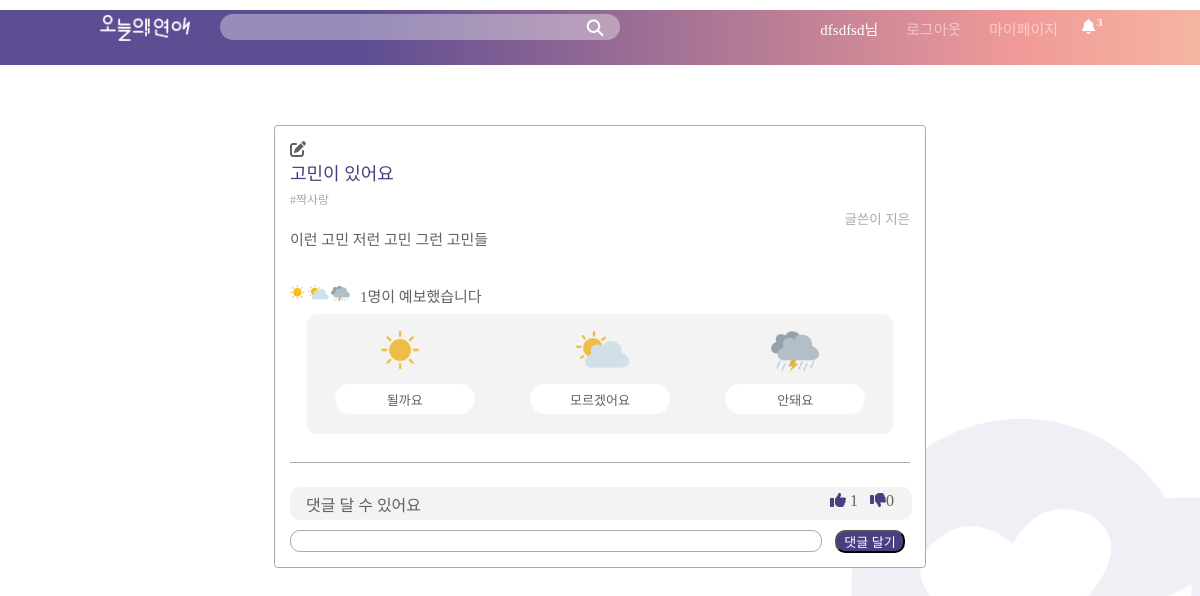
Screenshot of /home/8/ (signed in) with the database file from the repository.
### feedpage/models.py (models this page shows, shortened)
class Profile(models.Model):
    user = models.OneToOneField(User, on_delete=models.CASCADE, null=True)
    nickname = models.CharField(max_length=20, blank=True)
    gender = models.CharField(max_length=20, blank=True)
    age = models.CharField(max_length=20, blank=True)
    lovestatus= models.CharField(max_length=20, blank=True)
    profile_photo = ProcessedImageField(upload_to= 'profile_photos',
                                        processors=[ResizeToFill(300, 400)],
                                        options={'quality': 90})
    score= models.IntegerField(default= 0) #user 등급 위한 점수 관리

class Feed(models.Model):
    title = models.CharField(max_length=256)
    content = models.TextField()
    created_at = models.DateTimeField(default=timezone.now)
    updated_at = models.DateTimeField(blank=True, null=True)
    anonymous = models.BooleanField(default=False)
    author = models.ForeignKey(User, null=True, on_delete= models.CASCADE)
    sunny_content =models.CharField(max_length=256)
    cloudy_content= models.CharField(max_length=256)
    rainy_content=models.CharField(max_length=256)
    sunny_users = models.ManyToManyField(User, blank=True, related_name='feeds_sunny', through='Sunny')
    cloudy_users = models.ManyToManyField(User, blank=True, related_name='feeds_cloudy', through='Cloudy')
    rainy_users = models.ManyToManyField(User, blank=True, related_name='feeds_rainy', through='Rainy')
    nickname=models.CharField(max_length=200, blank=True)
    feed_photos = models.ManyToManyField(Photos, related_name='feed_photo')
    hashtag_str=models.TextField(blank=True)
    result= models.CharField(default='not confirmed', max_length=200) #결과 확정.

class FeedComment(models.Model):
    content = models.TextField()
    feed = models.ForeignKey(Feed, on_delete=models.CASCADE)
    created_at = models.DateTimeField(default=timezone.now)
    author = models.ForeignKey(User, null=True, on_delete= models.CASCADE)
    liked_users = models.ManyToManyField(User, blank=True, related_name='comments_liked', through='CommentLike')
    disliked_users = models.ManyToManyField(User, blank=True, related_name='comments_disliked', through='CommentDislike')

### feedpage/views.py (the view, shortened to what this page needs)
# urls.py: path('<int:id>/', views.show, name='show'),
def show(request, id):
    if request.method == 'GET':
        feed = Feed.objects.get(id=id)
        notifs= Notification.objects.filter(user=request.user, viewed=False)
        return render(request, 'feedpage/show.html', {'feed': feed, 'notifs':notifs})

### feedpage/templates/feedpage/show.html (shortened to what this page needs)
{% extends 'base.html' %}
{% block content %}
{% load static %}
<link rel="stylesheet"  href="{% static 'feedpage/search.css' %}" />
  <div class="all_body">
    <div class=bg>
    </div>
    <div class=contents_wrapper>
    <div button_wrapper>
      <a href="/home/{{feed.id}}/edit/"> <i style="color: #616161;" class="fas fa-edit" id="editButton"></i> </a>
    </div>
      <div class="feed_head">
        <div class= "feed_title">
          <p> {{ feed.title }}</p>
        </div>
      </div>
      <div class="hashtag">
        <p style="font-size:12px;">{{ feed.hashtag_str }}</p>
      </div>
          {% if feed.anonymous %}
            <p style="font-size:13.5px; text-align:right; color:#A9A9A9;">글쓴이   {{feed.nickname}}</p>
          {% else %}
            <p style="font-size:13.5px; text-align:right; color:#A9A9A9;">글쓴이  {{ feed.author.profile.nickname }} </p>
          {% endif %}
      <div class = "feed_content">
            <p style="font-size:15px; text-align:left; color:#616161;">{{ feed.content }}</p>
      </div>
      <br>
          <br>
        <div class="forecast">
          {% load mathfilters %}
          {% with total=feed.sunny_users.count|add:feed.cloudy_users.count|add:feed.rainy_users.count %}
            {% if feed.result == 'not confirmed' %}
              {% if user not in feed.sunny_users.all and user not in feed.cloudy_users.all and user not in feed.rainy_users.all %}
                  <div class="forecast_title">
                    <img style="width:60px; height:auto;" src= "{% static 'feedpage/img/three.png' %}" />
                    <div class="forecast_number"><p> {{total}}명이 예보했습니다 </p> </div>
                  </div>
                  <div class = "optionbox">
                    <div class = "weather">
                      <div class = "sunny">
                        <img style = "width: 38px; height: auto;" src="{% static 'feedpage/img/sunny.png' %}" />
                      </div>
                      <div class = "cloudy">
                        <img style = "width: 53px; height: auto;" src="{% static 'feedpage/img/cloudy.png' %}" />
                      </div>
                      <div class = "rainy">
                        <img style = "width: 48px; height: auto;" src="{% static 'feedpage/img/rainy.png' %}" id="rainy"/>
                      </div>
                    </div>
                    <div class = "option_blank">
                      <div class = "option1">
                        <label class="container">
                          <div id ="option1">
                            <p id=optionfont>  <p id = "optionfont"> {{feed.sunny_content}}</p></div>
                        </label>
                        <a href="/home/{{ feed.id }}/sunny"> <span class="checkmark"></span></a>
                      </div>
                      <div class = "option2">
                        <label class="container2">
                          <div id ="option2">
                            <p id=optionfont> <p id = "optionfont">{{feed.cloudy_content}}</p></div>
                        </label>
                        <a href="/home/{{ feed.id }}/cloudy"><span class="checkmark2"></span></a>
                      </div>
                      <div class = "option3">
                        <label class="container3">
                          <div id ="option3">
                            <p id = "optionfont"> <p id = "optionfont"> {{feed.rainy_content}}</p></div>
                        </label>
                        <a href="/home/{{ feed.id }}/rainy"><span class="checkmark3"></span></a>
                      </div>
                    </div>
                  </div>
              {% endif %}
            {% endif %}
          {% endwith %}
        </div>
          <div class="line"></div>
          <br>
          {% for c in feed.feedcomment_set.all %}
          <div class="comment_wrapper">
            <div class="comment_content">
              <p>{{ c.content }}</p>
            </div>
            <div class = "comment_like">
              <a style="color:#616161; text-decoration:none;" href="/home/{{ feed.id }}/comments/{{ c.id }}/like"> <i style="color:#483e80;" class="fas fa-thumbs-up"></i> {{ c.liked_users.count }} </a>
            </div>
            <div class = "comment_hate">
              <a style="color:#616161; text-decoration:none;" href="/home/{{ feed.id }}/comments/{{ c.id }}/dislike"> <i style="color:#483e80;" class="fas fa-thumbs-down"></i>{{ c.disliked_users.count }} </a>
            </div>
          </div>
          {% endfor %}
          <form action="/home/{{ feed.id }}/comments/" method="POST">
            <div class="comment_box">
              <input type="text" id = "text_comment" name="content" />
              <button class="comment_submit" type="submit">댓글 달기</button>
            </div>
          </form>
      </div>
    </div>
{% endblock content %}

### feedpage/templates/base.html (shortened to what this page needs)
<!DOCTYPE html>
{% load static %}
    <html>
      <head>
        <link rel="stylesheet"  href="{% static 'feedpage/base.css' %}" />
      </head>
      <header>
         <a href = "/home/"> <img src="{% static 'feedpage/img/logo3.png' %}" class="logo"/></a>
        <div class = "left" sytle ="text-align: center;">
          <form action="/home/search" method="get">
            <input type="text" id="search_box" name="hashtags" value="{{ hashtags }}">
            <button type="submit" id="search_button"></button>
          </form>
        </div>
        <div class = "right" style="text-align: right;">
            <a class = "username">
            {% if user.is_authenticated %}
              {{  user.profile.nickname }}님
            </a>
            <p1><a class = "logout" href="{% url 'login'%}?next={{request.path}}">로그아웃</a></p1>
            <p2><a class = "mypage" href="{% url 'mypage'%}">마이페이지</a></p2>
            <a class="button_icon" href= "#popup1"><i class="fas fa-bell fa-sm" style= "color: #ffffff;"></i>
            <div class = "count_icon" ><p>{{ user.notification_set.count }}</p></div> </a>
          {% endif %}
      </header>
      <body>
      {% block content %}
      {% endblock %}
      </body>

### feedpage/static/feedpage/base.css (style rules this page uses)
* { margin: 0; padding: 0; }
header { position: fixed; height: 55px; z-index: 99; width: 100%; background: rgb(93,77,146); background: linear-gradient(90deg, rgba(93,77,146,1) 5%, rgba(93,77,146,1) 30%, rgba(241,154,152,1) 85%, rgba(245,181,161,1) 100%); }
.logo { position: fixed; width: 90px; height: auto; margin-left: 100px; top: 15px; }
.left { position: fixed; width: 500px; height: 44px; left: 220px; top: 14px; }
.right { color: white; position: fixed; width: 500px; height: auto; right: 130px; top: 18px; font-size: 15px; }
#search_box { font-size: 12px; width: 400px; height: 26px; border-radius: 16px; border: 0px; background: rgba(255,255,255, 36%); text-align-last:center; }
#search_button { position: absolute; background: rgba(255,255,255, 0%); border: 0px; width: 20px; height: 20px; right: 115px; top: 4px; }
.username { color: white; text-decoration: none; position: relative; margin: 12px; font-size: 15px; }
.logout, .mypage { color: rgba(255,255,255, 50%); text-decoration: none; position: relative; margin: 12px; font-size: 15px; }
.logout::after, .mypage::after { position: absolute; content: ""; border-radius: 30px; background: white; mix-blend-mode: exclusion; width: calc(100% + 20px); height: 0; bottom: -4px; left: -10px; transition: all .3s cubic-bezier(0.445, 0.05, 0.55, 0.95); }
.all_body { position: relative; top: 55px; }
.button_icon { position: relative; width: fit-content; margin-left: 12px; margin-right: 12px; font-size: 17px; position: absolute; background: rgba(255,255,255, 0%); text-decoration: none; }
.count_icon { position: absolute; left: 15px; bottom: 10px; }
.count_icon > p { font-size: 11px; font-weight: 600; color: white; position: relative; }

### rows the page displays
Feed: title "고민이 있어요", hashtag_str "#짝사랑", author.profile.nickname "지은", content "이런 고민 저런 고민 그런 고민들", sunny_content "될까요", cloudy_content "모르겠어요", rainy_content "안돼요"
FeedComment: content "댓글 달 수 있어요", liked_users.count "1", disliked_users.count "0"

### other values shown
{{ user.profile.nickname }} "dfsdfsd"
{{ user.notification_set.count }} "3"
{{ total }} "1"
